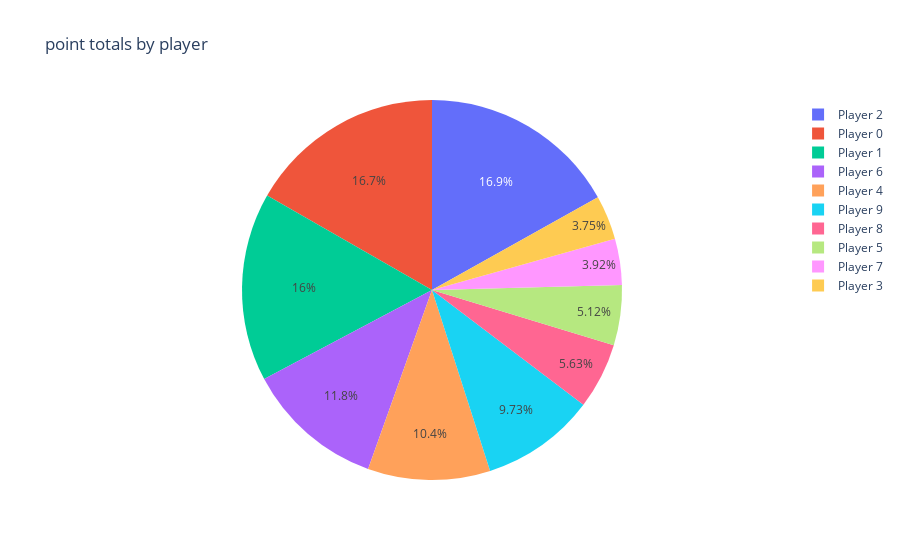

The code cell stored with this chart in its notebook:
### Markdown cell above
# Pie chart using Plotly

The documentation for the example can be found at [https://plotly.com/python/pie-charts/](https://plotly.com/python/pie-charts/)

### Code cell
import plotly.express as px

pie_chart = px.pie(score_data_frame, values="score", names="name", title="point totals by player" )
pie_chart.show()

### Figure 1 — Plotly figure (JSON) as saved in the notebook; plotly's stock layout.template omitted (floating-point values rounded to 4 significant figures)
{"data": [{"domain": {"x": [0.0, 1.0], "y": [0.0, 1.0]}, "hovertemplate": "name=%{label}<br>score=%{value}<extra></extra>", "labels": ["Player 0", "Player 1", "Player 2", "Player 3", "Player 4", "Player 5", "Player 6", "Player 7", "Player 8", "Player 9"], "legendgroup": "", "name": "", "showlegend": true, "values": [98, 94, 99, 22, 61, 30, 69, 23, 33, 57], "type": "pie"}], "layout": {"legend": {"tracegroupgap": 0}, "title": {"text": "point totals by player"}}}
